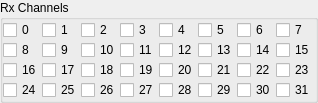
           <widget class="QGroupBox" name="groupBox">
            <property name="title">
             <string>Rx Channels</string>
            </property>
            <layout class="QVBoxLayout" name="verticalLayout_13">
             <property name="spacing">
              <number>0</number>
             </property>
             <property name="leftMargin">
              <number>0</number>
             </property>
             <property name="topMargin">
              <number>0</number>
             </property>
             <property name="rightMargin">
              <number>0</number>
             </property>
             <property name="bottomMargin">
              <number>0</number>
             </property>
             <item>
              <layout class="QHBoxLayout" name="horizontalLayout_6">
               <item>
                <widget class="QCheckBox" name="checkBox_0">
                 <property name="text">
                  <string>0</string>
                 </property>
                 <property name="checkable">
                  <bool>true</bool>
                 </property>
                 <property name="checked">
                  <bool>false</bool>
                 </property>
                </widget>
               </item>
               <item>
                <widget class="QCheckBox" name="checkBox_1">
                 <property name="text">
                  <string>1</string>
                 </property>
                </widget>
               </item>
               <item>
                <widget class="QCheckBox" name="checkBox_2">
                 <property name="text">
                  <string>2</string>
                 </property>
                </widget>
               </item>
               <item>
                <widget class="QCheckBox" name="checkBox_3">
                 <property name="text">
                  <string>3</string>
                 </property>
                </widget>
               </item>
               <item>
                <widget class="QCheckBox" name="checkBox_4">
                 <property name="text">
                  <string>4</string>
                 </property>
                </widget>
               </item>
               <item>
                <widget class="QCheckBox" name="checkBox_5">
                 <property name="text">
                  <string>5</string>
                 </property>
                </widget>
               </item>
               <item>
                <widget class="QCheckBox" name="checkBox_6">
                 <property name="text">
                  <string>6</string>
                 </property>
                </widget>
               </item>
               <item>
                <widget class="QCheckBox" name="checkBox_7">
                 <property name="text">
                  <string>7</string>
                 </property>
                </widget>
               </item>
              </layout>
             </item>
             <item>
              <layout class="QHBoxLayout" name="horizontalLayout_7">
               <item>
                <widget class="QCheckBox" name="checkBox_8">
                 <property name="text">
                  <string>8</string>
                 </property>
                </widget>
               </item>
               <item>
                <widget class="QCheckBox" name="checkBox_9">
                 <property name="text">
                  <string>9</string>
                 </property>
                </widget>
               </item>
               <item>
                <widget class="QCheckBox" name="checkBox_10">
                 <property name="text">
                  <string>10</string>
                 </property>
                </widget>
               </item>
               <item>
                <widget class="QCheckBox" name="checkBox_11">
                 <property name="text">
                  <string>11</string>
                 </property>
                </widget>
               </item>
               <item>
                <widget class="QCheckBox" name="checkBox_12">
                 <property name="text">
                  <string>12</string>
                 </property>
                </widget>
               </item>
               <item>
                <widget class="QCheckBox" name="checkBox_13">
                 <property name="text">
                  <string>13</string>
                 </property>
                </widget>
               </item>
               <item>
                <widget class="QCheckBox" name="checkBox_14">
                 <property name="text">
                  <string>14</string>
                 </property>
                </widget>
               </item>
               <item>
                <widget class="QCheckBox" name="checkBox_15">
                 <property name="text">
                  <string>15</string>
                 </property>
                </widget>
               </item>
              </layout>
             </item>
             <item>
              <layout class="QHBoxLayout" name="horizontalLayout_8">
               <item>
                <widget class="QCheckBox" name="checkBox_16">
                 <property name="text">
                  <string>16</string>
                 </property>
                </widget>
               </item>
               <item>
                <widget class="QCheckBox" name="checkBox_17">
                 <property name="text">
                  <string>17</string>
                 </property>
                </widget>
               </item>
               <item>
                <widget class="QCheckBox" name="checkBox_18">
                 <property name="text">
                  <string>18</string>
                 </property>
                </widget>
               </item>
               <item>
                <widget class="QCheckBox" name="checkBox_19">
                 <property name="text">
                  <string>19</string>
                 </property>
                </widget>
               </item>
               <item>
                <widget class="QCheckBox" name="checkBox_20">
                 <property name="text">
                  <string>20</string>
                 </property>
                </widget>
               </item>
               <item>
                <widget class="QCheckBox" name="checkBox_21">
                 <property name="text">
                  <string>21</string>
                 </property>
                </widget>
               </item>
               <item>
                <widget class="QCheckBox" name="checkBox_22">
                 <property name="text">
                  <string>22</string>
                 </property>
                </widget>
               </item>
               <item>
                <widget class="QCheckBox" name="checkBox_23">
                 <property name="text">
                  <string>23</string>
                 </property>
                </widget>
               </item>
              </layout>
             </item>
             <item>
              <layout class="QHBoxLayout" name="horizontalLayout_9">
               <item>
                <widget class="QCheckBox" name="checkBox_24">
                 <property name="text">
                  <string>24</string>
                 </property>
                </widget>
               </item>
               <item>
                <widget class="QCheckBox" name="checkBox_25">
                 <property name="text">
                  <string>25</string>
                 </property>
                </widget>
               </item>
               <item>
                <widget class="QCheckBox" name="checkBox_26">
                 <property name="text">
                  <string>26</string>
                 </property>
                </widget>
               </item>
               <item>
                <widget class="QCheckBox" name="checkBox_27">
                 <property name="text">
                  <string>27</string>
                 </property>
                </widget>
               </item>
               <item>
                <widget class="QCheckBox" name="checkBox_28">
                 <property name="text">
                  <string>28</string>
                 </property>
                </widget>
               </item>
               <item>
                <widget class="QCheckBox" name="checkBox_29">
                 <property name="text">
                  <string>29</string>
                 </property>
                </widget>
               </item>
               <item>
                <widget class="QCheckBox" name="checkBox_30">
                 <property name="text">
                  <string>30</string>
                 </property>
                </widget>
               </item>
               <item>
                <widget class="QCheckBox" name="checkBox_31">
                 <property name="text">
                  <string>31</string>
                 </property>
                </widget>
               </item>
              </layout>
             </item>
            </layout>
            <zorder></zorder>
            <zorder></zorder>
            <zorder></zorder>
            <zorder></zorder>
           </widget>
